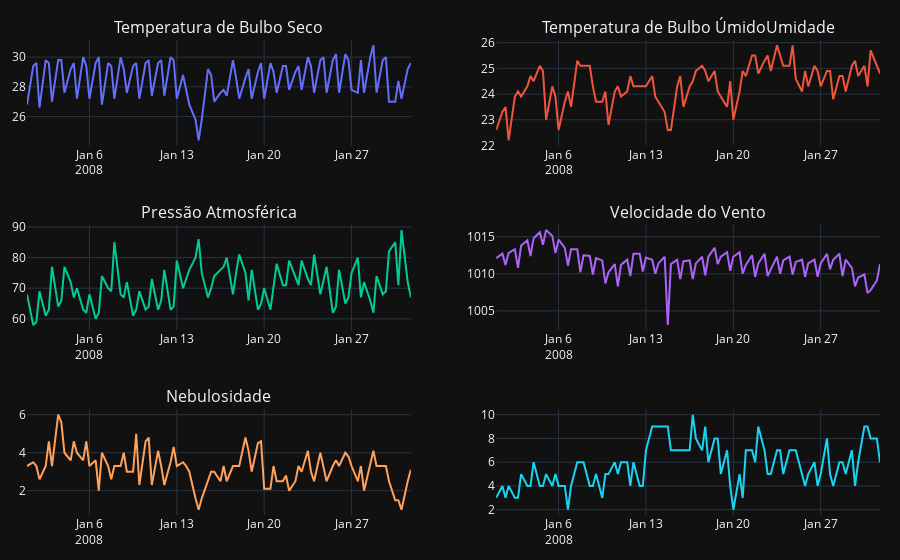

Notebook source saved alongside this figure:
### Code cell
fig = make_subplots(rows=3, cols=2, 
        subplot_titles=["Temperatura de Bulbo Seco",
                        "Temperatura de Bulbo Úmido"
                        "Umidade",
                        "Pressão Atmosférica",
                        "Velocidade do Vento",
                        "Nebulosidade"
                        ])

fig.add_trace(
    go.Scatter(
        x=df['2008-01'].index, 
        y=df['TempBulboSeco']['2008-01']
    ),
    row = 1, col=1
   )

fig.add_trace(
    go.Scatter(
        x=df['2008-01'].index, 
        y=df['TempBulboUmido']['2008-01']
    ),
    row = 1, col=2
)

fig.add_trace(
    go.Scatter(
        x=df['2008-01'].index, 
        y=df['UmidadeRelativa']['2008-01']
    ),
    row = 2, col=1
)

fig.add_trace(
    go.Scatter(
        x=df['2008-01'].index, 
        y=df['PressaoAtmEstacao']['2008-01']
    ),
    row = 2, col=2
)

fig.add_trace(
    go.Scatter(
        x=df['2008-01'].index, 
        y=df['VelocidadeVento']['2008-01']
    ),
    row = 3, col=1
)

fig.add_trace(
    go.Scatter(
        x=df['2008-01'].index, 
        y=df['Nebulosidade']['2008-01']
    ),
    row = 3, col=2
)


fig.update_layout(
    showlegend=False,
    template = "plotly_dark",
    margin = dict(l=20,r=20, t=40, b = 20), 
    
)
fig.show()
